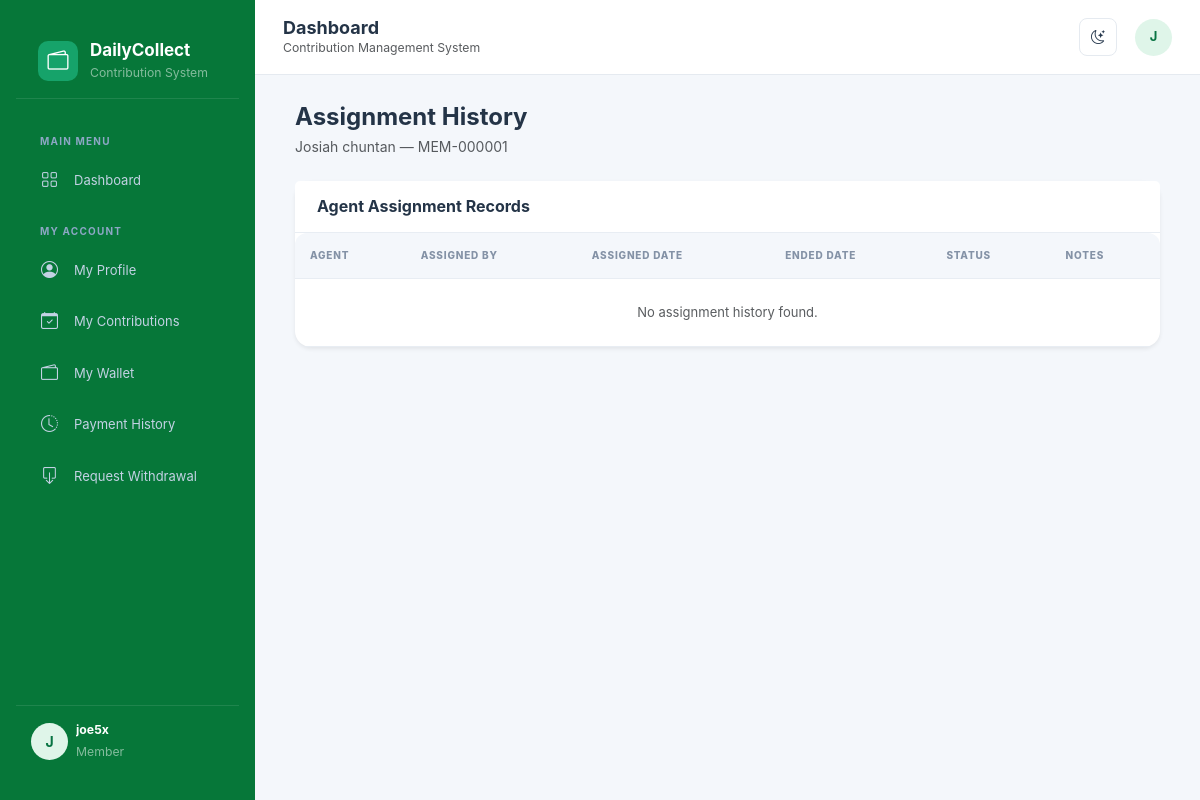
The app's page /members/1/assignment-history/ (signed in) with its own data.
### accounts/models.py (models this page shows, shortened)
class User(AbstractUser):
    class Role(models.TextChoices):
        ADMIN = 'ADMIN', 'Administrator'
        MANAGER = 'MANAGER', 'Manager'
        SUPERVISOR = 'SUPERVISOR', 'Supervisor'
        AGENT = 'AGENT', 'Collection Agent'
        ACCOUNTANT = 'ACCOUNTANT', 'Accountant'
        MEMBER = 'MEMBER', 'Member'
    email = models.EmailField(unique=True)
    phone = models.CharField(max_length=20, blank=True)
    role = models.CharField(
        max_length=20,
        choices=Role.choices,
        default=Role.MEMBER
    )
    is_active = models.BooleanField(default=True)
    created_at = models.DateTimeField(auto_now_add=True)
    updated_at = models.DateTimeField(auto_now=True)

### members/models.py (models this page shows, shortened)
class Member(models.Model):
    class Gender(models.TextChoices):
        MALE = 'MALE', 'Male'
        FEMALE = 'FEMALE', 'Female'
    class Status(models.TextChoices):
        PENDING = 'PENDING', 'Pending Approval'
        ACTIVE = 'ACTIVE', 'Active'
        SUSPENDED = 'SUSPENDED', 'Suspended'
        INACTIVE = 'INACTIVE', 'Inactive'
    member_no = models.CharField(
        max_length=20,
        unique=True,
        blank=True
    )
    first_name = models.CharField(max_length=100)
    last_name = models.CharField(max_length=100)
    other_names = models.CharField(max_length=100, blank=True)
    gender = models.CharField(
        max_length=10,
        choices=Gender.choices,
        blank=True
    )
    date_of_birth = models.DateField(null=True, blank=True)
    phone = models.CharField(max_length=20)
    email = models.EmailField(blank=True)
    address = models.TextField(blank=True)
    photo = models.ImageField(
        upload_to='members/',
        blank=True,
        null=True
    )
    next_of_kin = models.CharField(max_length=150, blank=True)
    next_of_kin_phone = models.CharField(max_length=20, blank=True)
    user = models.OneToOneField(
        settings.AUTH_USER_MODEL,
        on_delete=models.SET_NULL,
        null=True,
        blank=True,
        related_name='member_profile'
    )
    status = models.CharField(
        max_length=15,
        choices=Status.choices,
        default=Status.PENDING
    )
    joined_at = models.DateField(auto_now_add=True)
    created_by = models.ForeignKey(
        settings.AUTH_USER_MODEL,
        on_delete=models.SET_NULL,
        null=True,
        blank=True,
        related_name='registered_members'
    )
    created_at = models.DateTimeField(auto_now_add=True)
    updated_at = models.DateTimeField(auto_now=True)
    @property
    def full_name(self):
        return ' '.join(
            part for part in [
                self.first_name,
                self.other_names,
                self.last_name
            ] if part
        )
    class Meta:
        ordering = ['-created_at']
        verbose_name = 'Member'
        verbose_name_plural = 'Members'

### members/views.py (the view)
@login_required
@role_required(
    User.Role.ADMIN,
    User.Role.MANAGER,
    User.Role.SUPERVISOR
)
def assignment_history(request, pk):
    member = get_object_or_404(Member, pk=pk)
    assignments = MemberAssignment.objects.filter(
        member=member
    ).select_related(
        'agent__user',
        'assigned_by'
    ).order_by('-assigned_at')
    return render(request, 'members/assignment_history.html', {
        'member': member,
        'assignments': assignments,
    })

### templates/members/assignment_history.html
{% extends 'base.html' %}
{% block content %}
<div class="container-fluid">
    <div class="mb-4">
        <h4 class="fw-bold mb-1">Assignment History</h4>
        <p class="text-muted mb-0">
            {{ member.full_name }} — {{ member.member_no }}
        </p>
    </div>
    <div class="card border-0 shadow-sm">
        <div class="card-header bg-white py-3">
            <h6 class="fw-bold mb-0">Agent Assignment Records</h6>
        </div>
        <div class="table-responsive">
            <table class="table table-hover align-middle mb-0">
                <thead class="table-light">
                    <tr>
                        <th>Agent</th>
                        <th>Assigned By</th>
                        <th>Assigned Date</th>
                        <th>Ended Date</th>
                        <th>Status</th>
                        <th>Notes</th>
                    </tr>
                </thead>
                <tbody>
                    {% for assignment in assignments %}
                    <tr>
                        <td>
                            <div class="fw-semibold">
                                {{ assignment.agent.full_name }}
                            </div>
                            <small class="text-muted">
                                {{ assignment.agent.agent_no }}
                            </small>
                        </td>
                        <td>
                            {{ assignment.assigned_by|default:"System" }}
                        </td>
                        <td>
                            {{ assignment.assigned_at|date:"d M Y, h:i A" }}
                        </td>
                        <td>
                            {{ assignment.ended_at|date:"d M Y, h:i A"|default:"—" }}
                        </td>
                        <td>
                            {% if assignment.is_active %}
                                <span class="badge bg-success-subtle text-success">
                                    Current
                                </span>
                            {% else %}
                                <span class="badge bg-secondary-subtle text-secondary">
                                    Previous
                                </span>
                            {% endif %}
                        </td>
                        <td>{{ assignment.notes|default:"—" }}</td>
                    </tr>
                    {% empty %}
                    <tr>
                        <td colspan="6" class="text-center py-4 text-muted">
                            No assignment history found.
                        </td>
                    </tr>
                    {% endfor %}
                </tbody>
            </table>
        </div>
    </div>
</div>
{% endblock %}

### templates/base.html (shortened to what this page needs)
{% load static %}
<!DOCTYPE html>
<html lang="en" data-bs-theme="light">
<head>
    <link href="https://cdn.jsdelivr.net/npm/bootstrap@5.3.3/dist/css/bootstrap.min.css" rel="stylesheet">
    <link href="https://cdn.jsdelivr.net/npm/bootstrap-icons@1.11.3/font/bootstrap-icons.css" rel="stylesheet">
    <link rel="stylesheet"
      href="{% static 'css/style.css' %}">
</head>
<body>
{% if request.user.is_authenticated %}
<aside class="sidebar" id="sidebar">
    <div class="brand">
        <div class="brand-icon">
            <i class="bi bi-wallet2 text-white"></i>
        </div>
        <div>
            <h5 class="brand-name">DailyCollect</h5>
            <small class="text-white-50">Contribution System</small>
        </div>
    </div>
<div class="sidebar-menu">
    <div class="menu-label">Main Menu</div>
    <a href="{% url 'dashboard' %}" class="sidebar-link">
        <i class="bi bi-grid"></i> Dashboard
    </a>
    {% if request.user.role == 'ADMIN' %}
        <div class="menu-label">Administration</div>
        <a href="{% url 'agents:agent_create' %}" class="sidebar-link">
            <i class="bi bi-person-plus"></i> Register Agent
        </a>
        <a href="{% url 'accounts:user_list' %}" class="sidebar-link">
            <i class="bi bi-people"></i> User Management
        </a>
        <a href="{% url 'agents:agent_list' %}" class="sidebar-link">
            <i class="bi bi-people"></i> Agent Management
        </a>
        <a href="{% url 'members:member_list' %}" class="sidebar-link">
            <i class="bi bi-person-vcard"></i> Members
        </a>
        <a href="#" class="sidebar-link">
            <i class="bi bi-person-badge"></i> Collection Agents
        </a>
        <div class="menu-label">Contribution Management</div>
        <a href="{% url 'contributions:plan_list' %}" class="sidebar-link">
            <i class="bi bi-calendar-check"></i> Contribution Plans
        </a>
        <a href="{% url 'contributions:enrollment_list' %}"
            class="sidebar-link">
            <i class="bi bi-person-check"></i>Member Enrolments
        </a>
        <a href="{% url 'collections:collection_list' %}" class="sidebar-link">
            <i class="bi bi-cash-stack"></i> Daily Collections
        </a>
        <a href="#" class="sidebar-link">
            <i class="bi bi-wallet"></i> Member Wallets
        </a>
        <a href="#" class="sidebar-link">
            <i class="bi bi-box-arrow-down"></i> Withdrawals
        </a>
        <a href="{% url 'wallets:wallet_list' %}" class="nav-link">
            <i class="bi bi-wallet2"></i>Wallet Management
        </a>
        <div class="menu-label">Finance & Reports</div>
        <a href="#" class="sidebar-link">
            <i class="bi bi-arrow-left-right"></i> Transactions
        </a>
        <a href="#" class="sidebar-link">
            <i class="bi bi-receipt"></i> Expenses
        </a>
        <a href="#" class="sidebar-link">
            <i class="bi bi-graph-up-arrow"></i> Reports
        </a>
        <div class="menu-label">System</div>
        <a href="{% url 'accounts:change_password' %}" class="sidebar-link">
            <i class="bi bi-shield-lock"></i> Change Password
        </a>
    {% elif request.user.role == 'MEMBER' %}
        <div class="menu-label">My Account</div>
        <a href="{% url 'accounts:profile' %}" class="sidebar-link">
            <i class="bi bi-person-circle"></i> My Profile
        </a>
        <a href="#" class="sidebar-link">
            <i class="bi bi-calendar-check"></i> My Contributions
        </a>
        <a href="#" class="sidebar-link">
            <i class="bi bi-wallet2"></i> My Wallet
        </a>
        <a href="#" class="sidebar-link">
            <i class="bi bi-clock-history"></i> Payment History
        </a>
        <a href="#" class="sidebar-link">
            <i class="bi bi-box-arrow-down"></i> Request Withdrawal
        </a>
    {% endif %}
</div>
    <div class="sidebar-footer">
        <div class="d-flex align-items-center gap-2">
            <div class="user-avatar">
                {{ request.user.username|first|upper }}
            </div>
            <div class="flex-grow-1 overflow-hidden">
                <div class="text-white small fw-bold text-truncate">
                    {{ request.user.get_full_name|default:request.user.username }}
                </div>
                <small class="text-white-50">
                    {{ request.user.get_role_display }}
                </small>
            </div>
        </div>
    </div>
</aside>
<div class="main-wrapper">
    <header class="topbar">
        <div class="d-flex align-items-center gap-3">
            <div>
                <h5 class="topbar-title">
                    {% block page_title %}Dashboard{% endblock %}
                </h5>
                <small class="text-muted d-none d-sm-block">
                    Contribution Management System
                </small>
            </div>
        </div>
        <div class="topbar-actions">
            <button class="icon-btn" id="themeToggle"
                    title="Toggle theme">
                <i class="bi bi-moon-stars" id="themeIcon"></i>
            </button>
            <div class="dropdown">
                <button class="btn p-0 border-0"
                        data-bs-toggle="dropdown">
                    <div class="user-avatar">
                        {{ request.user.username|first|upper }}
                    </div>
                </button>
            </div>
        </div>
    </header>
    <main class="page-content">
        {% block content %}
        {% endblock %}
    </main>
</div>
{% else %}
    {% block auth_content %}{% endblock %}
{% endif %}
</body>
</html>

### records on screen
User: user.username|first "J", user.get_full_name "joe5x", user.role "Member"
Member: full_name "Josiah chuntan", member_no "MEM-000001"
